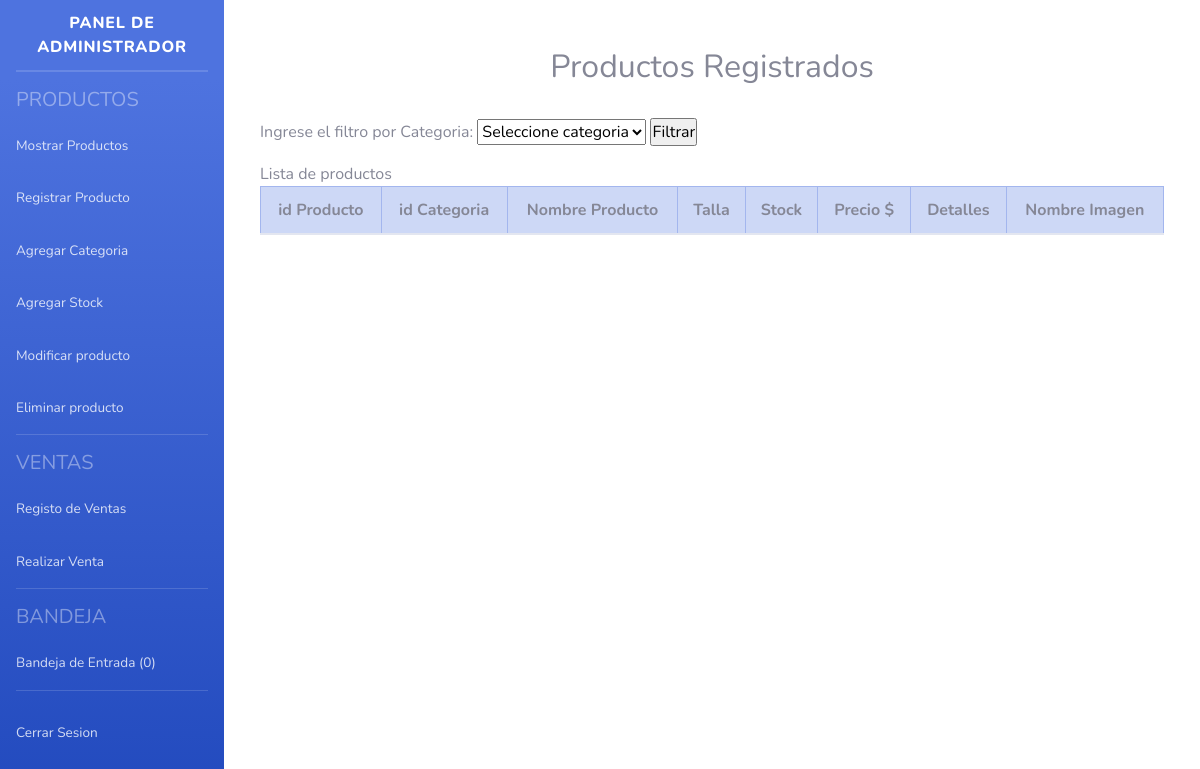
Page /latienditadececi/panel.php on the earlier database version.
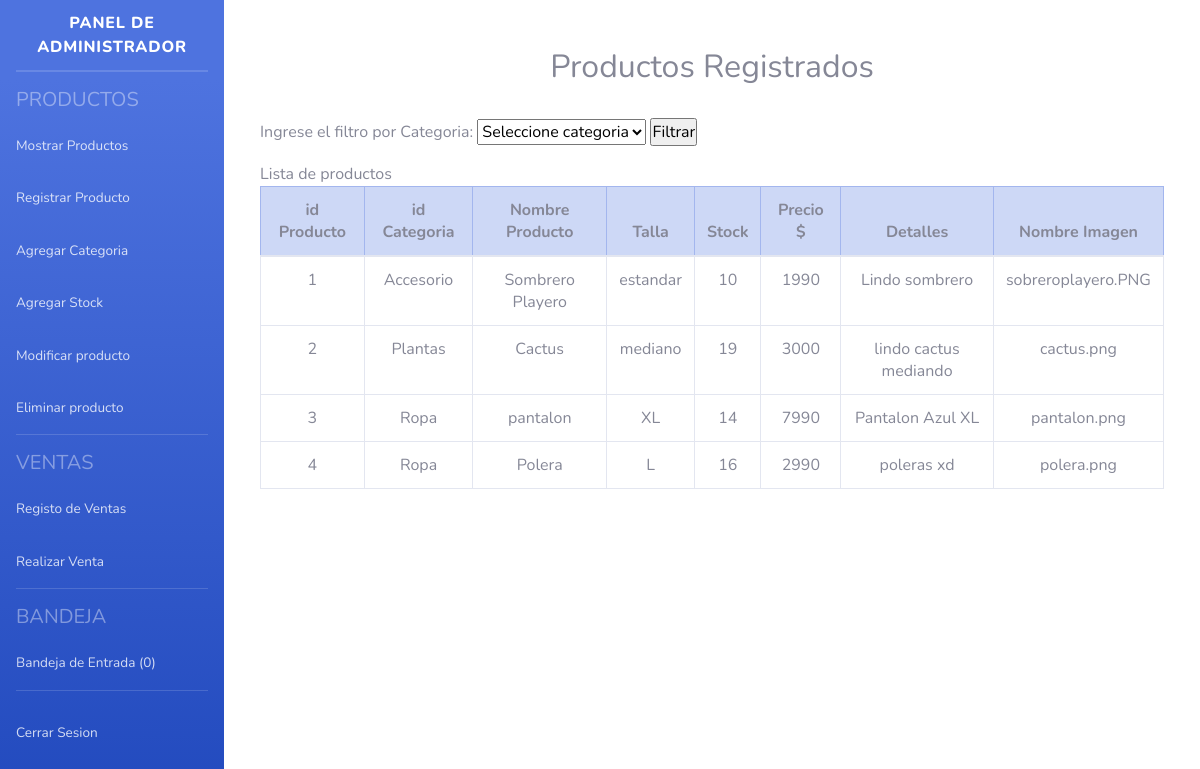
Same page on the later database version.
### tables this page shows
CREATE TABLE `producto` (
  `id_producto` int(11) NOT NULL,
  `id_categoria1` int(11) NOT NULL,
  `nombre_producto` varchar(100) NOT NULL,
  `talla` varchar(10) DEFAULT NULL,
  `stock` int(11) NOT NULL,
  `precio` int(11) NOT NULL,
  `detalles` varchar(250) DEFAULT NULL,
  `nombre_imagen` varchar(100) NOT NULL
);

CREATE TABLE `categoria` (
  `id_categoria` int(11) NOT NULL,
  `nombre_categoria` varchar(100) NOT NULL,
  `imagen_categoria` varchar(100) NOT NULL
);

### latienditadececi/vistas/getprod.php (the view, shortened to what the changed rows need)
<html>
<body>
<?php
    include "conexion.php";
?>
<br> <br> <br>
<div class="container row">
    <div class="container col lg-12 md-12 mb-5">
        <br><br>
        <h2 class="text-center">Productos Registrados</h2><br>
        <?php
                if(isset($_POST["boton_filtrar"]))
                {
                    $categoria=$_POST["categoria"];
                    ?>
                    <caption>Lista de productos</caption>
                    <table class="container text-center table table-bordered">
                        <thead class="container table-primary">
                        <tr>
                                    <th>id Producto</th>
                                    <th>id Categoria</th>
                                    <th>Nombre Producto</th>
                                    <th>Talla</th>
                                    <th>Stock</th>
                                    <th>Precio $</th>
                                    <th>Detalles</th>
                                    <th>Nombre Imagen</th>
                                </tr>
                            </thead>
                            <tbody>
                                <?php
                                    $sql="SELECT * FROM producto WHERE id_categoria1='$categoria'";
                                    $result= mysqli_query($conexion,$sql);
                                    while($mostrar=mysqli_fetch_array($result))
                                    {
                                ?>
                                    <tr>
                                        <td><?php echo $mostrar['id_producto']?></td>
                                        <td><center><?php
                                            $categ=$mostrar['id_categoria1'];
                                            $cat="SELECT * FROM categoria WHERE id_categoria='$categ' ";
                                            $result_uni=mysqli_query($conexion,$cat);
                                            while($mostrar_uni=mysqli_fetch_array($result_uni))
                                            {
                                                echo $mostrar_uni['nombre_categoria'];
                                            }
                                        ?></center></td>
                                        <td><center><?php echo $mostrar['nombre_producto']?></center></td>
                                        <td><center><?php echo $mostrar['talla']?></center></td>
                                        <td><center><?php echo $mostrar['stock']?></center></td>
                                        <td><center><?php echo $mostrar['precio']?></center></td>
                                        <td><center><?php echo $mostrar['detalles']?></center></td>
                                        <td><center>
                                            <?php echo $mostrar['nombre_imagen']?>
                                        </center></td>
                                    </tr>
                                    <?php
                }
                                    ?>
                            </tbody>
                </table>
                <?php
    }
            else{
        ?>
        <caption>Lista de productos</caption>
        <table class="container text-center table table-bordered">
            <thead class="container table-primary">
                <tr>
                                    <th>id Producto</th>
                                    <th>id Categoria</th>
                                    <th>Nombre Producto</th>
                                    <th>Talla</th>
                                    <th>Stock</th>
                                    <th>Precio $</th>
                                    <th>Detalles</th>
                                    <th>Nombre Imagen</th>
                                </tr>
                            </thead>
                            <tbody>
                                <?php
                                    $sql="SELECT * FROM producto";
                                    $result= mysqli_query($conexion,$sql);
                                    while($mostrar=mysqli_fetch_array($result))
                                    {
                                ?>
                                    <tr>
                                        <td><?php echo $mostrar['id_producto']?></td>
                                        <td><center><?php
                                            $categ=$mostrar['id_categoria1'];
                                            $cat="SELECT * FROM categoria WHERE id_categoria='$categ' ";
                                            $result_uni=mysqli_query($conexion,$cat);
                                            while($mostrar_uni=mysqli_fetch_array($result_uni))
                                            {
                                                echo $mostrar_uni['nombre_categoria'];
                                            }
                                        ?></center></td>
                                        <td><center><?php echo $mostrar['nombre_producto']?></center></td>
                                        <td><center><?php echo $mostrar['talla']?></center></td>
                                        <td><center><?php echo $mostrar['stock']?></center></td>
                                        <td><center><?php echo $mostrar['precio']?></center></td>
                                        <td><center><?php echo $mostrar['detalles']?></center></td>
                                        <td><center>
                                            <?php echo $mostrar['nombre_imagen']?>
                                        </center></td>
                                    </tr>
                                    <?php
                                    }
                                }
                                    ?>
                            </tbody>
                        </table>

Differences in the rows shown:
added producto: id_producto "1", nombre_producto "Sombrero Playero", talla "estandar", stock "10", precio "1990", detalles "Lindo sombrero", nombre_imagen "sobreroplayero.PNG"
now on this page (row unchanged): categoria: nombre_categoria "Accesorio", shown under "1"
added producto: id_producto "2", nombre_producto "Cactus", talla "mediano", stock "19", precio "3000", detalles "lindo cactus mediando", nombre_imagen "cactus.png"
now on this page (row unchanged): categoria: nombre_categoria "Plantas", shown under "2"
added producto: id_producto "3", nombre_producto "pantalon", talla "XL", stock "14", precio "7990", detalles "Pantalon Azul XL", nombre_imagen "pantalon.png"
now on this page (row unchanged): categoria: nombre_categoria "Ropa"
added producto: id_producto "4", nombre_producto "Polera", talla "L", stock "16", precio "2990", detalles "poleras xd", nombre_imagen "polera.png"
